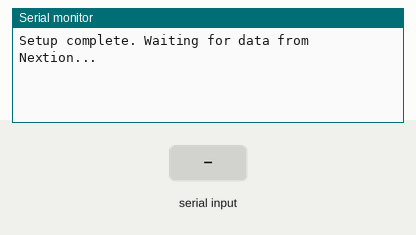
Recording of a sketch running on a simulated Arduino Mega 2560, built with avr-gcc and run on an emulated ATmega2560. Parts: the last lines printed to the serial monitor. The test bench sets the inputs (shaded band).

Above: at 1.2 s.
1.3 s: "1" received over the second serial link
At 2.1 s:
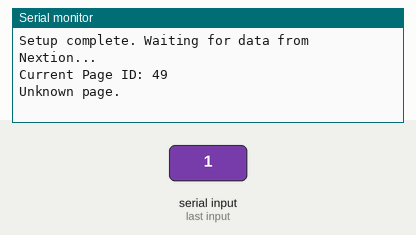
2.8 s: "0" received over the second serial link
At 3.2 s:
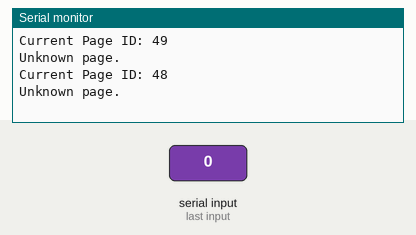
4.3 s: "2" received over the second serial link
At 5.6 s:
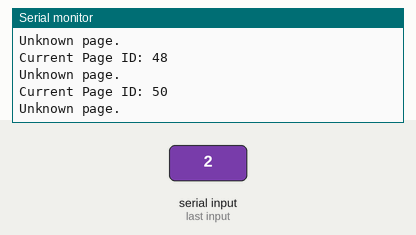

The sketch:

testNexSerial2.ino
```cpp
// #include <Nextion.h>

#define nexSerial Serial2

void setup() {
  nexSerial.begin(115200);  // ตั้งค่า Baud Rate เป็น 9600 bps
  Serial.begin(115200);     // ตั้งค่า Baud Rate ของ Serial Monitor

  Serial.println("Setup complete. Waiting for data from Nextion...");
  sendCurrentPageRequest();
}

void loop() {
  if (nexSerial.available()) {
    int pageID = nexSerial.read();  // Read the current page ID
    Serial.print("Current Page ID: ");
    Serial.println(pageID);
    checkCurrentPage(pageID);  // Check and print page information
  }
}

void sendCurrentPageRequest() {
  nexSerial.print("page");
  nexSerial.write(0xFF);
  nexSerial.write(0xFF);
  nexSerial.write(0xFF);
}

void checkCurrentPage(int pageID) {
  if (pageID == 4) {
    Serial.println("Currently on MAIN page.");
  } else if (pageID == 2) {
    Serial.println("Currently on PIN_INPUT page.");
  } else {
    Serial.println("Unknown page.");
  }
}
```

Measured:
- after the input at 1.3 s, the serial monitor: prints a new line at once (image 1)
- after the input at 2.8 s, the serial monitor: prints a new line at once (image 2)
- after the input at 4.3 s, the serial monitor: prints a new line at once (image 3)
